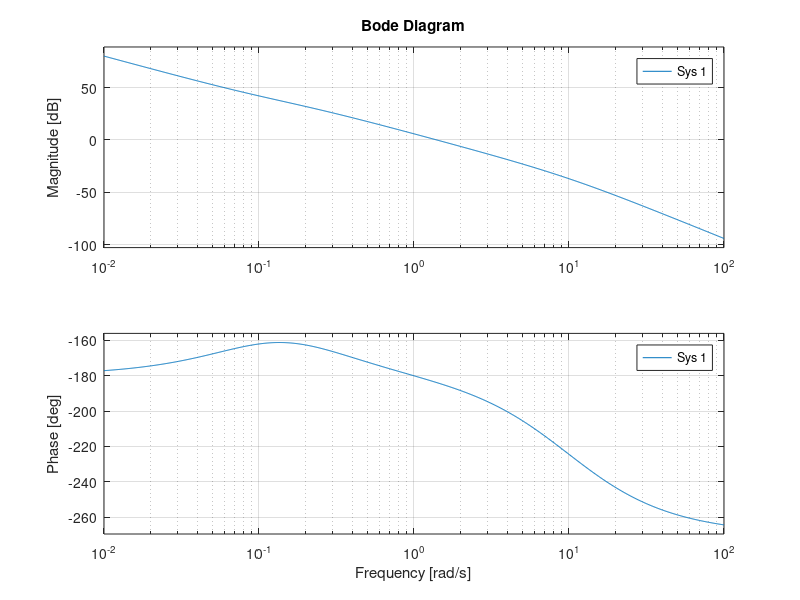
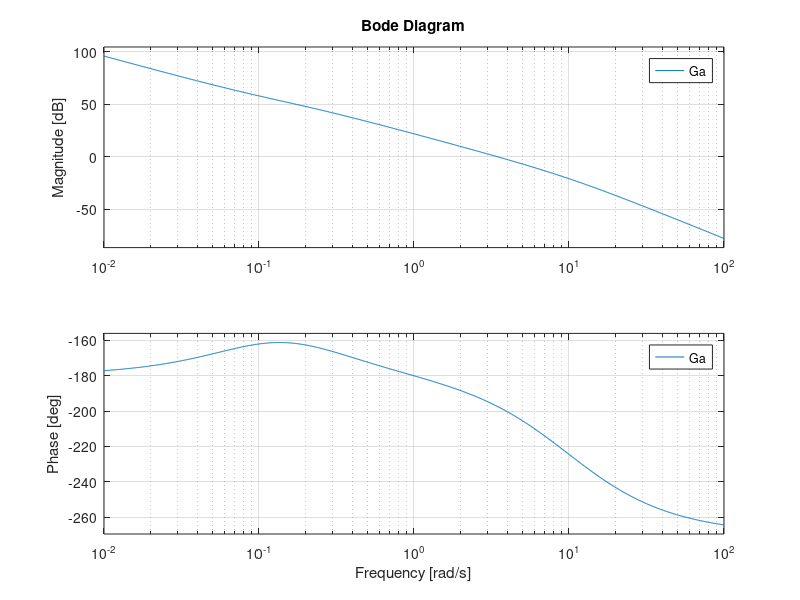
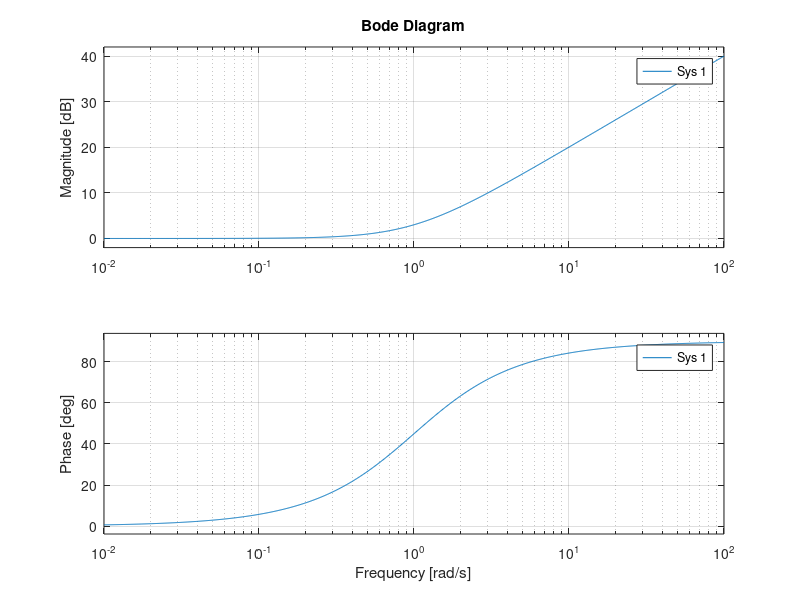
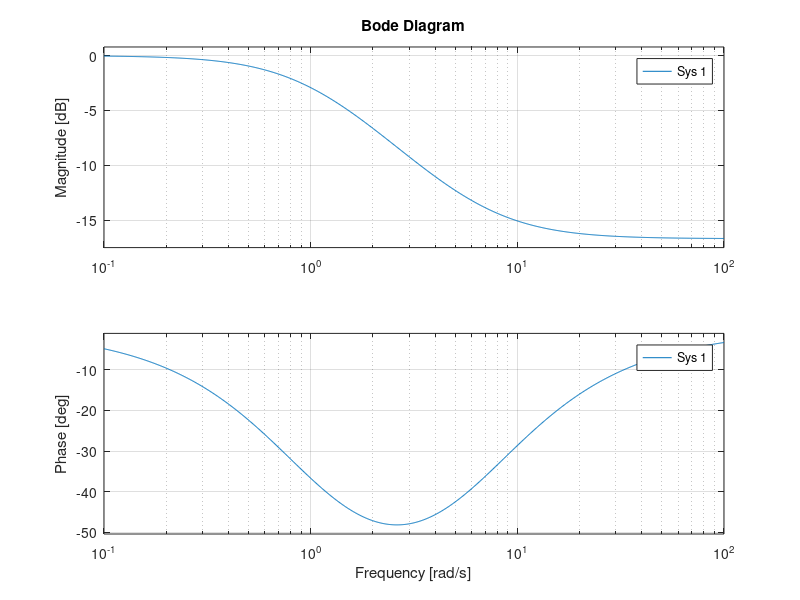

MATLAB code to generate these figures, in order:
clear all
close all
s = tf('s')

F1 = (1+s/0.1) / ((1+s/0.2) * (1+s/10))
F2 = 1/s
Kr = 1
d = 1.5
Kf1 = dcgain(F1)
Kf2 = dcgain(s*F2)

%un polo nel controllore

Kc1 = Kr / (0.16*Kf1*Kf2)
Kc = 6.25

%Kf1 e Kf2 concordi
% tutti i poli a parte reale negativa
figure,bode(F1*F2/s)
% un solo attraversamento

%positivo 

%analisi specifiche dinamiche

%wb = 4 (3.6<wb<4.4)
wcd = 2.52

%sovraelongazione < 25%
%Mr = 2.85db
%margine di fase = 45.75 gradi

Ga = Kc/s * F1 * F2
figure,bode(Ga)

%recuperiamo 64 gradi

%rete PI
figure,bode(1+s)
xz = 3.45
tauz = xz/wcd
Rz = 1+tauz*s

Ga2 = Ga * Rz

[m,f] = bode(Ga2,wcd)

%rete attenuatrice
mi = 6.84
figure,bode((1+s/mi)/(1+s))
xi = 65
taui = xi/wcd
Ri = (s*taui/mi+1) / (s*taui+1)

Ga3 = Ga2 * Ri

figure,margin(Ga3)
C = Kc/s * Rz * Ri

W = feedback(C*F1*F2,1)
figure,step(W)
figure,bode(W)
wb = 4.01

%altri parametri
%ts = 0.641
%Mr = 2.24

% valore massimo del comando con r(t) = sin(0.5t)
sens = feedback(1,Ga3)
err = bode(C*sens,0.5)

%discretizione
T = 2*pi/(20*wb)
Gazoh = Ga3 / (1+T/2*s)
figure,margin(Gazoh)

Cz1 = c2d(C,T,'tustin')
Cz2 = c2d(C,T,'zoh')
Cz3 = c2d(C,T,'match')